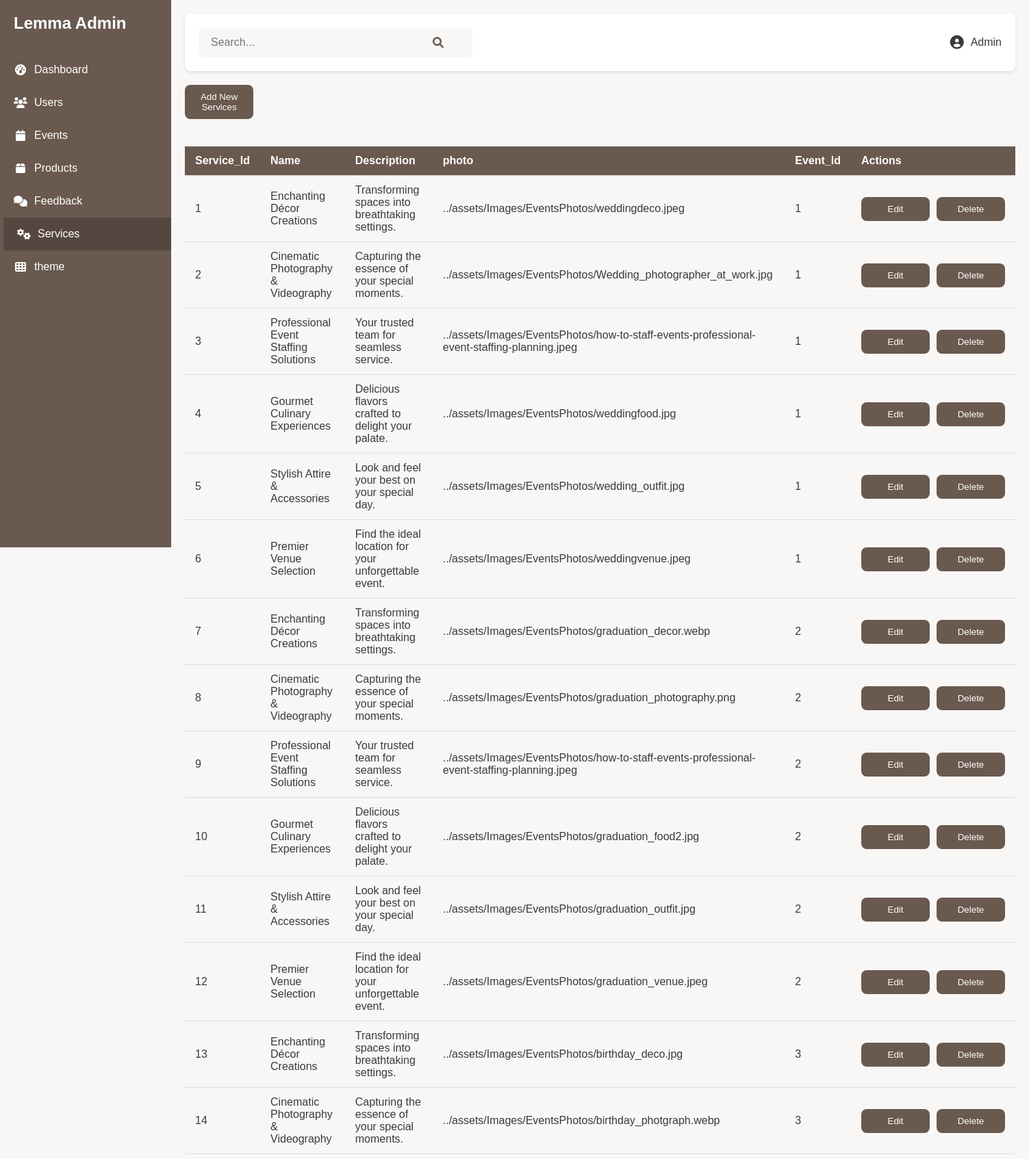
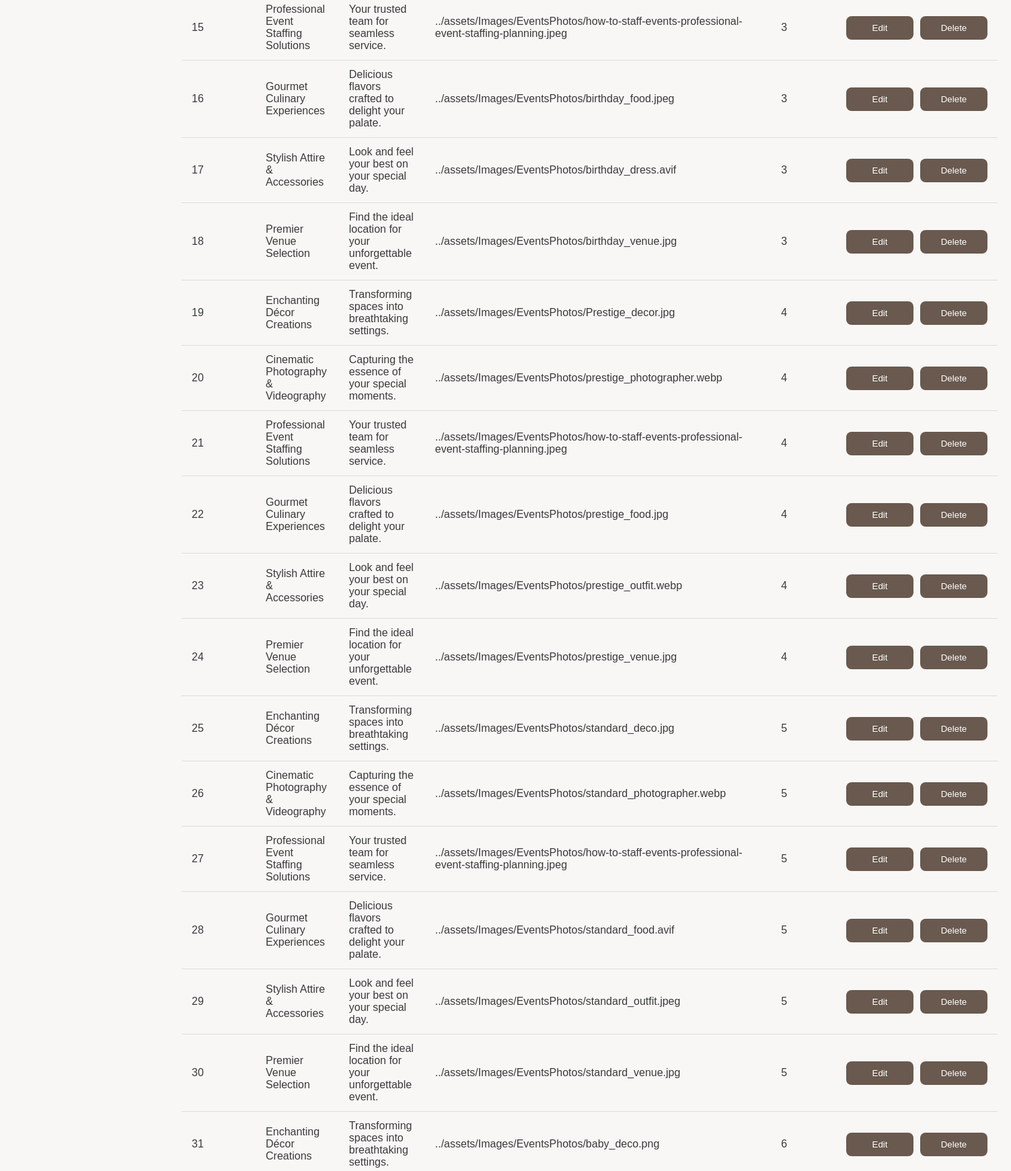
Page /Admin/index3.php?section=services (upper part) on the committed database (2 pictures, top to bottom).
### tables this page shows
CREATE TABLE `services` (
  `Service_Id` int(11) NOT NULL,
  `Name` varchar(50) NOT NULL,
  `Description` varchar(255) NOT NULL,
  `photo` varchar(255) NOT NULL,
  `Event_Id` int(11) DEFAULT NULL
);

### Admin/index3.php (the view, shortened to what this page needs)
<?php
include '../db1.php';
$currentSection = isset($_GET['section']) ? $_GET['section'] : 'dashboard';
$search = isset($_GET['search']) ? $_GET['search'] : '';
?>
<!DOCTYPE html>
<html lang="en">
<head>
    <link rel="stylesheet" href="https://cdnjs.cloudflare.com/ajax/libs/font-awesome/6.0.0/css/all.min.css">
    <link rel="stylesheet" href="styles.css">
</head>
<body>
    <div class="admin-container">
        <aside class="sidebar">
            <div class="logo">
                <h2>Lemma Admin</h2>
            </div>
            <nav>
                <a href="?section=dashboard" class="<?php echo $currentSection === 'dashboard' ? 'active' : ''; ?>"><i class="fas fa-tachometer-alt"></i> Dashboard</a>
                <a href="?section=users" class="<?php echo $currentSection === 'users' ? 'active' : ''; ?>"><i class="fas fa-users"></i> Users</a>
                <a href="?section=event" class="<?php echo $currentSection === 'event' ? 'active' : ''; ?>"><i class="fas fa-calendar"></i> Events</a>
                <a href="?section=product" class="<?php echo $currentSection === 'product' ? 'active' : ''; ?>"><i class="fas fa-box"></i> Products</a>
                <a href="?section=feedback" class="<?php echo $currentSection === 'feedback' ? 'active' : ''; ?>"><i class="fas fa-comments"></i> Feedback</a>
                <a href="?section=services" class="<?php echo $currentSection === 'services' ? 'active' : ''; ?>"><i class="fas fa-cogs"></i> Services</a>
                <a href="?section=theme" class="<?php echo $currentSection === 'theme' ? 'active' : ''; ?>"><i class="fas fa-th"></i> theme</a>
            </nav>
        </aside>
        <main class="main-content">
            <header>
                <div class="search-bar">
                    <form method="GET">
                        <input type="text" name="search" placeholder="Search..." value="<?php echo htmlspecialchars($search); ?>">
                        <button type="submit"><i class="fas fa-search"></i></button>
                    </form>
                </div>
                <div class="admin-profile">
                    <i class="fas fa-user-circle"></i>
                    <span>Admin</span>
                </div>
            </header>
            <div class="content-section">
                <?php if (in_array($currentSection, ['event', 'services', 'theme'])): ?>
                    <button onclick="editItem('<?php echo $currentSection; ?>')" style="margin-bottom: 20px;">
                        Add New <?php echo ucfirst($currentSection); ?>
                    </button>
                <?php endif; ?>
                <?php
                switch ($currentSection) {
                    case 'services':
                        $query = "SELECT * FROM services WHERE Name LIKE ?";
                        $idColumn = 'Service_Id';
                        break;
                }
                $stmt = $conn->prepare($query);
                $searchParam = "%" . $search . "%";
                $stmt->bind_param("s", $searchParam);
                $stmt->execute();
                $result = $stmt->get_result();
                echo "<table>";
                echo "<thead><tr>";
                while ($field = $result->fetch_field()) {
                    echo "<th>" . htmlspecialchars($field->name) . "</th>";
                }
                echo "<th>Actions</th>";
                echo "</tr></thead><tbody>";
                while ($row = $result->fetch_assoc()) {
                    echo "<tr>";
                    foreach ($row as $key => $value) {
                        echo "<td>" . htmlspecialchars($value ?? '', ENT_QUOTES, 'UTF-8') . "</td>";
                    }
                    if ($currentSection === 'services' || $currentSection === 'theme' || $currentSection === 'event') {
                        echo "<td>
                       <div class=\"container\">
                            <button onclick=\"editItem('{$currentSection}', {$row[$idColumn]})\">Edit</button>
                            <button onclick=\"deleteItem('{$currentSection}', {$row[$idColumn]})\">Delete</button>
                            </div>
                        </td>";
                    } else {
                        echo "<td>
                            <button onclick=\"deleteItem('{$currentSection}', {$row[$idColumn]})\">Delete</button>
                        </td>";
                    }
                    echo "</tr>";
                }
                echo "</tbody></table>";
                ?>
            </div>
        </main>
    </div>
</body>
</html>

### Admin/styles.css (style rules this page uses)
:root { --primary-color: #69594e; --secondary-color: #f9f7f6; --hover-color: #554740; --text-color: #3a3a3a; --sidebar-width: 250px; --header-height: 60px; --border-radius: 8px; }
* { margin: 0; padding: 0; box-sizing: border-box; }
body { font-family: "Arial", sans-serif; background-color: var(--secondary-color); color: var(--text-color); }
.admin-container { display: flex; min-height: 100vh; }
.sidebar { width: var(--sidebar-width); background-color: var(--primary-color); color: white; padding: 20px 0; position: fixed; height: 100vh; overflow-y: auto; transition: transform 0.3s ease; z-index: 1000; }
.logo { padding: 0 20px; margin-bottom: 30px; }
.logo h2 { font-size: 24px; font-weight: bold; }
.sidebar nav { display: flex; flex-direction: column; }
.sidebar nav a { padding: 15px 20px; color: white; text-decoration: none; display: flex; align-items: center; transition: background-color 0.3s ease, transform 0.2s ease; font-size: 16px; }
.sidebar nav a i { margin-right: 10px; width: 20px; text-align: center; }
.sidebar nav a:hover, .sidebar nav a.active { background-color: var(--hover-color); transform: translateX(5px); }
.main-content { flex: 1; margin-left: var(--sidebar-width); padding: 20px; transition: margin-left 0.3s ease; }
header { display: flex; justify-content: space-between; align-items: center; padding: 20px; background-color: white; border-radius: var(--border-radius); margin-bottom: 20px; box-shadow: 0 2px 5px rgba(0, 0, 0, 0.1); }
.search-bar { display: flex; align-items: center; background-color: var(--secondary-color); border-radius: var(--border-radius); padding: 5px 10px; flex: 0 1 400px; }
.search-bar form { display: flex; align-items: center; width: 100%; }
.search-bar input { border: none; background: none; padding: 8px; width: 100%; outline: none; font-size: 16px; color: var(--text-color); }
.search-bar button { display: flex; align-items: center; justify-content: center; background: none; border: none; color: var(--primary-color); cursor: pointer; font-size: 18px; padding: 5px; }
.search-bar button i { font-size: 16px; }
.admin-profile { display: flex; align-items: center; gap: 10px; font-size: 16px; color: var(--text-color); }
.admin-profile i { font-size: 20px; }
table { width: 100%; border-collapse: collapse; margin-top: 20px; min-width: 600px; }
th, td { padding: 12px 15px; text-align: left; border-bottom: 1px solid #ddd; }
th { background-color: var(--primary-color); color: white; }
.container { display: flex; gap: 10px; justify-content: center; }
button { padding: 10px; width: 100px; background-color: var(--primary-color); color: white; border: none; border-radius: var(--border-radius); cursor: pointer; transition: background-color 0.3s ease, transform 0.2s ease; }

### rows in the picture
services: Service_Id "1", Name "Enchanting Décor Creations", Description "Transforming spaces into breathtaking settings.", photo "../assets/Images/EventsPhotos/weddingdeco.jpeg", Event_Id "1"
services: Service_Id "2", Name "Cinematic Photography & Videography", Description "Capturing the essence of your special moments.", photo "../assets/Images/EventsPhotos/Wedding_photographer_at_work.jpg", Event_Id "1"
services: Service_Id "3", Name "Professional Event Staffing Solutions", Description "Your trusted team for seamless service.", photo "../assets/Images/EventsPhotos/how-to-staff-events-professional-event-staffing-planning.jpeg", Event_Id "1"
services: Service_Id "4", Name "Gourmet Culinary Experiences", Description "Delicious flavors crafted to delight your palate.", photo "../assets/Images/EventsPhotos/weddingfood.jpg", Event_Id "1"
services: Service_Id "5", Name "Stylish Attire & Accessories", Description "Look and feel your best on your special day.", photo "../assets/Images/EventsPhotos/wedding_outfit.jpg", Event_Id "1"
services: Service_Id "6", Name "Premier Venue Selection", Description "Find the ideal location for your unforgettable event.", photo "../assets/Images/EventsPhotos/weddingvenue.jpeg", Event_Id "1"
services: Service_Id "7", Name "Enchanting Décor Creations", Description "Transforming spaces into breathtaking settings.", photo "../assets/Images/EventsPhotos/graduation_decor.webp", Event_Id "2"
services: Service_Id "8", Name "Cinematic Photography & Videography", Description "Capturing the essence of your special moments.", photo "../assets/Images/EventsPhotos/graduation_photography.png", Event_Id "2"
services: Service_Id "9", Name "Professional Event Staffing Solutions", Description "Your trusted team for seamless service.", photo "../assets/Images/EventsPhotos/how-to-staff-events-professional-event-staffing-planning.jpeg", Event_Id "2"
services: Service_Id "10", Name "Gourmet Culinary Experiences", Description "Delicious flavors crafted to delight your palate.", photo "../assets/Images/EventsPhotos/graduation_food2.jpg", Event_Id "2"
services: Service_Id "11", Name "Stylish Attire & Accessories", Description "Look and feel your best on your special day.", photo "../assets/Images/EventsPhotos/graduation_outfit.jpg", Event_Id "2"
services: Service_Id "12", Name "Premier Venue Selection", Description "Find the ideal location for your unforgettable event.", photo "../assets/Images/EventsPhotos/graduation_venue.jpeg", Event_Id "2"
services: Service_Id "13", Name "Enchanting Décor Creations", Description "Transforming spaces into breathtaking settings.", photo "../assets/Images/EventsPhotos/birthday_deco.jpg", Event_Id "3"
services: Service_Id "14", Name "Cinematic Photography & Videography", Description "Capturing the essence of your special moments.", photo "../assets/Images/EventsPhotos/birthday_photgraph.webp", Event_Id "3"
services: Service_Id "15", Name "Professional Event Staffing Solutions", Description "Your trusted team for seamless service.", photo "../assets/Images/EventsPhotos/how-to-staff-events-professional-event-staffing-planning.jpeg", Event_Id "3"
services: Service_Id "16", Name "Gourmet Culinary Experiences", Description "Delicious flavors crafted to delight your palate.", photo "../assets/Images/EventsPhotos/birthday_food.jpeg", Event_Id "3"
services: Service_Id "17", Name "Stylish Attire & Accessories", Description "Look and feel your best on your special day.", photo "../assets/Images/EventsPhotos/birthday_dress.avif", Event_Id "3"
services: Service_Id "18", Name "Premier Venue Selection", Description "Find the ideal location for your unforgettable event.", photo "../assets/Images/EventsPhotos/birthday_venue.jpg", Event_Id "3"
services: Service_Id "19", Name "Enchanting Décor Creations", Description "Transforming spaces into breathtaking settings.", photo "../assets/Images/EventsPhotos/Prestige_decor.jpg", Event_Id "4"
services: Service_Id "20", Name "Cinematic Photography & Videography", Description "Capturing the essence of your special moments.", photo "../assets/Images/EventsPhotos/prestige_photographer.webp", Event_Id "4"
services: Service_Id "21", Name "Professional Event Staffing Solutions", Description "Your trusted team for seamless service.", photo "../assets/Images/EventsPhotos/how-to-staff-events-professional-event-staffing-planning.jpeg", Event_Id "4"
services: Service_Id "22", Name "Gourmet Culinary Experiences", Description "Delicious flavors crafted to delight your palate.", photo "../assets/Images/EventsPhotos/prestige_food.jpg", Event_Id "4"
services: Service_Id "23", Name "Stylish Attire & Accessories", Description "Look and feel your best on your special day.", photo "../assets/Images/EventsPhotos/prestige_outfit.webp", Event_Id "4"
services: Service_Id "24", Name "Premier Venue Selection", Description "Find the ideal location for your unforgettable event.", photo "../assets/Images/EventsPhotos/prestige_venue.jpg", Event_Id "4"
services: Service_Id "25", Name "Enchanting Décor Creations", Description "Transforming spaces into breathtaking settings.", photo "../assets/Images/EventsPhotos/standard_deco.jpg", Event_Id "5"
services: Service_Id "26", Name "Cinematic Photography & Videography", Description "Capturing the essence of your special moments.", photo "../assets/Images/EventsPhotos/standard_photographer.webp", Event_Id "5"
services: Service_Id "27", Name "Professional Event Staffing Solutions", Description "Your trusted team for seamless service.", photo "../assets/Images/EventsPhotos/how-to-staff-events-professional-event-staffing-planning.jpeg", Event_Id "5"
services: Service_Id "28", Name "Gourmet Culinary Experiences", Description "Delicious flavors crafted to delight your palate.", photo "../assets/Images/EventsPhotos/standard_food.avif", Event_Id "5"
services: Service_Id "29", Name "Stylish Attire & Accessories", Description "Look and feel your best on your special day.", photo "../assets/Images/EventsPhotos/standard_outfit.jpeg", Event_Id "5"
services: Service_Id "30", Name "Premier Venue Selection", Description "Find the ideal location for your unforgettable event.", photo "../assets/Images/EventsPhotos/standard_venue.jpg", Event_Id "5"
services: Service_Id "31", Name "Enchanting Décor Creations", Description "Transforming spaces into breathtaking settings.", photo "../assets/Images/EventsPhotos/baby_deco.png", Event_Id "6"

### other values in the picture
$currentSection "Services"
$field->name "Service_Id"
$field->name "Name"
$field->name "Description"
$field->name "photo"
$field->name "Event_Id"
